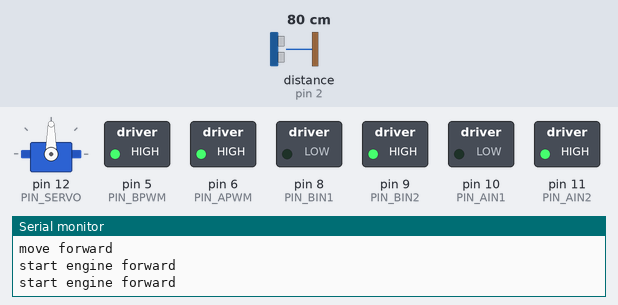
A sketch run on a simulated Arduino Uno, built with avr-gcc and run on an emulated ATmega328P. Shown: servo, switched loads named in the sketch (green lamp = pin HIGH), the last lines printed to the serial monitor. Wiring (inferred from the names in the program): ultrasonic range finder: trigger pin 7; echo pin 2. Dashed ring = blinking. The test bench sets the inputs (shaded band); at power-on: distance to the obstacle (sensor on pin 2) 80 cm. The echo pulse lasts 58.3 µs per cm; pins used as bus, display or sensor lines are not drawn.

Above: at 2.1 s.
2.2 s: distance to the obstacle (sensor on pin 2) set to 5 cm
5.2 s: distance to the obstacle (sensor on pin 2) set to 2 cm
At 6.4 s:
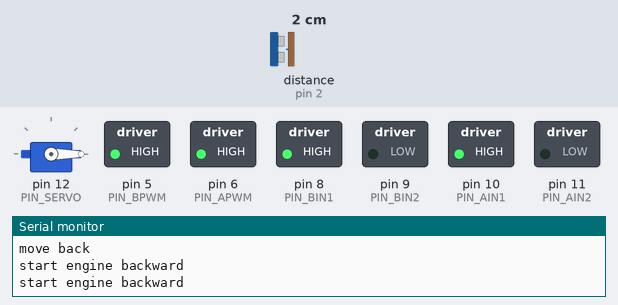
8.2 s: distance to the obstacle (sensor on pin 2) set to 120 cm
At 8.86 s:
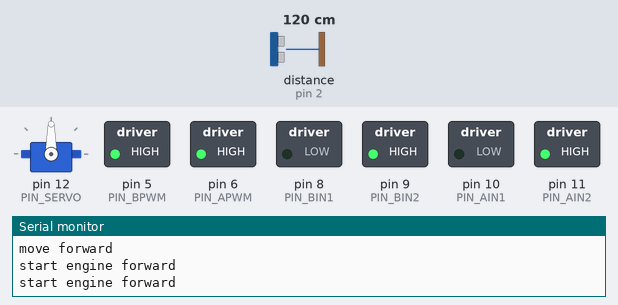
11.2 s: distance to the obstacle (sensor on pin 2) set to 2 cm
At 14.0 s:
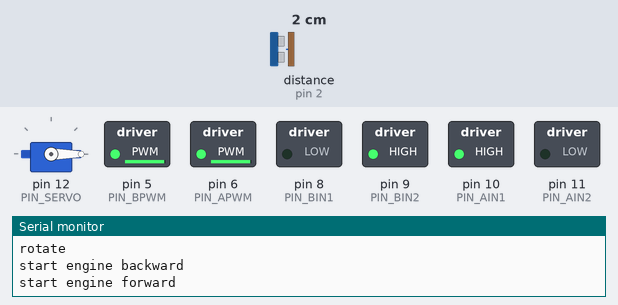
14.2 s: distance to the obstacle (sensor on pin 2) set to 4 cm
At 14.65 s:
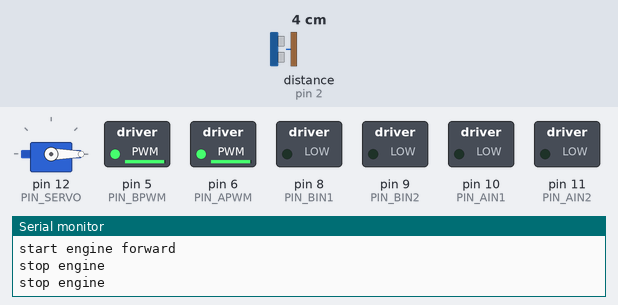
Timing chart, 0 to 18.2 s (numbered marks = the images above; inputs shaded):
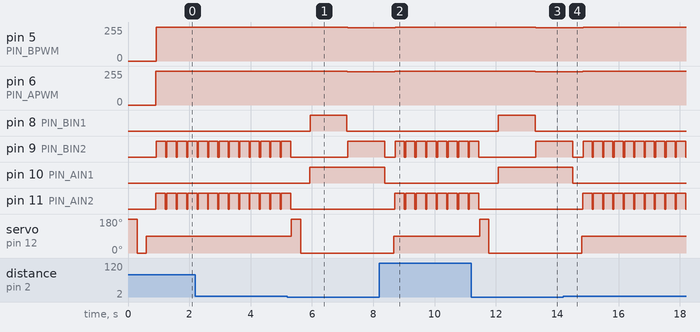

The sketch:

robot_final.ino
```cpp
//Center Servos
#include <Servo.h>

// pin 13 is bound with LED

// SERVO
#define PIN_SERVO 12

// HC-04
#define PIN_TRIG 7    //Trig yellow
#define PIN_ECHO 2    //Echo dark blue; it is IRQ 0


// L298N
#define PIN_APWM 6
#define PIN_AIN1 10
#define PIN_AIN2 11

#define PIN_BPWM 5
#define PIN_BIN1 8
#define PIN_BIN2 9

// constants
#define LEFT 180
#define AHEAD 90
#define RIGHT 0

#define FORWARD  1
#define BACKWARD 2

// engines
int engineA[] = {PIN_APWM, PIN_AIN1, PIN_AIN2};
int engineB[] = {PIN_BPWM, PIN_BIN1, PIN_BIN2};

// servo
Servo servo;
int pos = 0;
void setupServo() {
  Serial.println("initialize servo");
  servo.attach(PIN_SERVO);

  servo.write(LEFT);
  delay(300);
  servo.write(RIGHT);
  delay(300);
  servo.write(AHEAD);
  delay(300);
}


void setupUltraSensor() {
  Serial.println("initialize distance sensor");
  pinMode(PIN_TRIG, OUTPUT); //Define outputs
  pinMode(PIN_ECHO, INPUT);  //Define inputs
}


void initializeEngine(int engine[]) {
  Serial.println("initialize engine");
  for (int i=0; i<3; i++) {
     pinMode(engine[i], OUTPUT);
  }
}

void setup()
{

  setupUltraSensor();
  setupServo();
  initializeEngine(engineA);
  initializeEngine(engineB);

  Serial.begin(9600);
  Serial.println("setup - end");
}

float getDistance() {
  // The sensor will going to triggered by a HIGH pulse of 10 or more microseconds.
  // Provide a short LOW pulse beforehand to ensure a clean HIGH pulse:
  digitalWrite(PIN_TRIG, LOW);
  delayMicroseconds(5);
  digitalWrite(PIN_TRIG, HIGH);
  delayMicroseconds(15); // was 10
  digitalWrite(PIN_TRIG, LOW);

  pinMode(PIN_ECHO, INPUT);
  int duration = pulseIn(PIN_ECHO, HIGH);
  String msg = "duration:";
  Serial.println(msg + duration);

  // distance is sound speed * duration
  // sound speed is 340 m/s or 29 microseconds per centimeter - 34cm/ms - 0.034cm/us
  return 0.034*(duration/2);
}

void stopEngine(int engine[]) {
  Serial.println("stop engine");
  for (int i = 1; i<3; i++) {
    digitalWrite(engine[i], LOW);
  }
}

void stopEngines() {
  stopEngine(engineA);
  stopEngine(engineB);
}

void engineGo(int engine[], int direction, int speed=255) {

  switch (direction) {
    case FORWARD:
      Serial.println("start engine forward");
      digitalWrite(engine[1], LOW);
      digitalWrite(engine[2], HIGH);
      break;
    case BACKWARD:
      Serial.println("start engine backward");
      digitalWrite(engine[1], HIGH);
      digitalWrite(engine[2], LOW);
      break;
  }
  analogWrite(engine[0], speed);
}


// t=600 gives rotation around 90 degrees
void rotate(int direction, int speed=250, int t=600)
{
  Serial.println("rotate");
  switch(direction) {
    case LEFT:
      engineGo(engineA, BACKWARD, speed);
      engineGo(engineB, FORWARD,  speed);
      break;
    case RIGHT:
      engineGo(engineA, FORWARD,  speed);
      engineGo(engineB, BACKWARD, speed);
      break;
  }
  delay(t);
  stopEngines();
}

void goForward (int t=1200)
{
  engineGo(engineA, FORWARD);
  engineGo(engineB, FORWARD);
  delay(t);
  stopEngines();
}

void goBackward (int t=1200)
{
  engineGo(engineA, BACKWARD);
  engineGo(engineB, BACKWARD);
  delay(t);
  stopEngines();
}

void turnAround() {
  rotate(LEFT, 250, 1200);
}

void loop()
{
  int t = 300;

  // read the distance
  float cm = 0;
  cm = getDistance();

  // if the distance is satisfactory move forward
  if (cm > 3) {
    Serial.println("move forward");
    goForward(300);
  // if the distance is unsatisfactory
  } else {
  //   look left
    servo.write(LEFT);
    delay(t);

    cm = getDistance();
    //   if the distance is satisfactory
    if (cm > 3) {
      //     rotate left a bit
      Serial.println("rotate left a bit");
      rotate(LEFT);
    //   else
    } else {
      //     look right
      servo.write(RIGHT);
      delay(t);

      cm = getDistance();
      //     if the distance is satisfactory
      if (cm > 3) {
        //       rotate right a bit
        Serial.println("rotate right a bit");
        rotate(RIGHT);
      } else {
        Serial.println("move back");
        goBackward();
        Serial.println("turn around");
        turnAround();
      }
    }
    delay(t);
    servo.write(AHEAD);

  }
  delay(30);
}
```

Measured:
- the behaviour switches between 4 and 3 cm on distance to the obstacle (sensor on pin 2) (found by bisection; images 0 and 1)
- after the input at 5.2 s, pin 5 (PIN_BPWM): 255/255 → 250/255 after 2.0 s; pin 6 (PIN_APWM): 255/255 → 250/255 after 1.9 s; pin 8 (PIN_BIN1): LOW → HIGH after 0.74 s, → LOW 1.2 s later; pin 10 (PIN_AIN1): LOW → HIGH after 0.73 s; pin 11 (PIN_AIN2): goes on until 5.3 s, then stays LOW
- after the input at 8.2 s, pin 8 (PIN_BIN1): stays LOW (without the input it goes to HIGH after 1.1 s); pin 10 (PIN_AIN1): goes on until 8.4 s, then stays LOW; pin 11 (PIN_AIN2): alternates HIGH for 0.31 s and LOW for 0.04 s, starting after 0.51 s; servo on pin 12 (PIN_SERVO): goes on until 8.7 s, then stays 90°
- after the input at 11.2 s, pin 5 (PIN_BPWM), pin 6 (PIN_APWM): 255/255 → 250/255 after 2.1 s; pin 8 (PIN_BIN1): LOW → HIGH after 0.88 s, → LOW 1.2 s later; pin 10 (PIN_AIN1): LOW → HIGH after 0.87 s; pin 11 (PIN_AIN2): goes on until 11.4 s, then stays LOW; servo on pin 12 (PIN_SERVO): 90° → 180° after 0.27 s, → 0° 0.30 s later
- after the input at 14.2 s, pin 8 (PIN_BIN1): stays LOW (without the input it goes to HIGH after 1.2 s); pin 10 (PIN_AIN1): goes on until 14.5 s, then stays LOW; pin 11 (PIN_AIN2): alternates HIGH for 0.31 s and LOW for 0.03 s, starting after 0.63 s; servo on pin 12 (PIN_SERVO): goes on until 14.8 s, then stays 90°
- by itself, pin 9 (PIN_BIN2): repeats every 0.34 s: HIGH 0.30 s, LOW 0.04 s
- by itself, pin 11 (PIN_AIN2): alternates HIGH for 0.31 s and LOW for 0.03 s
